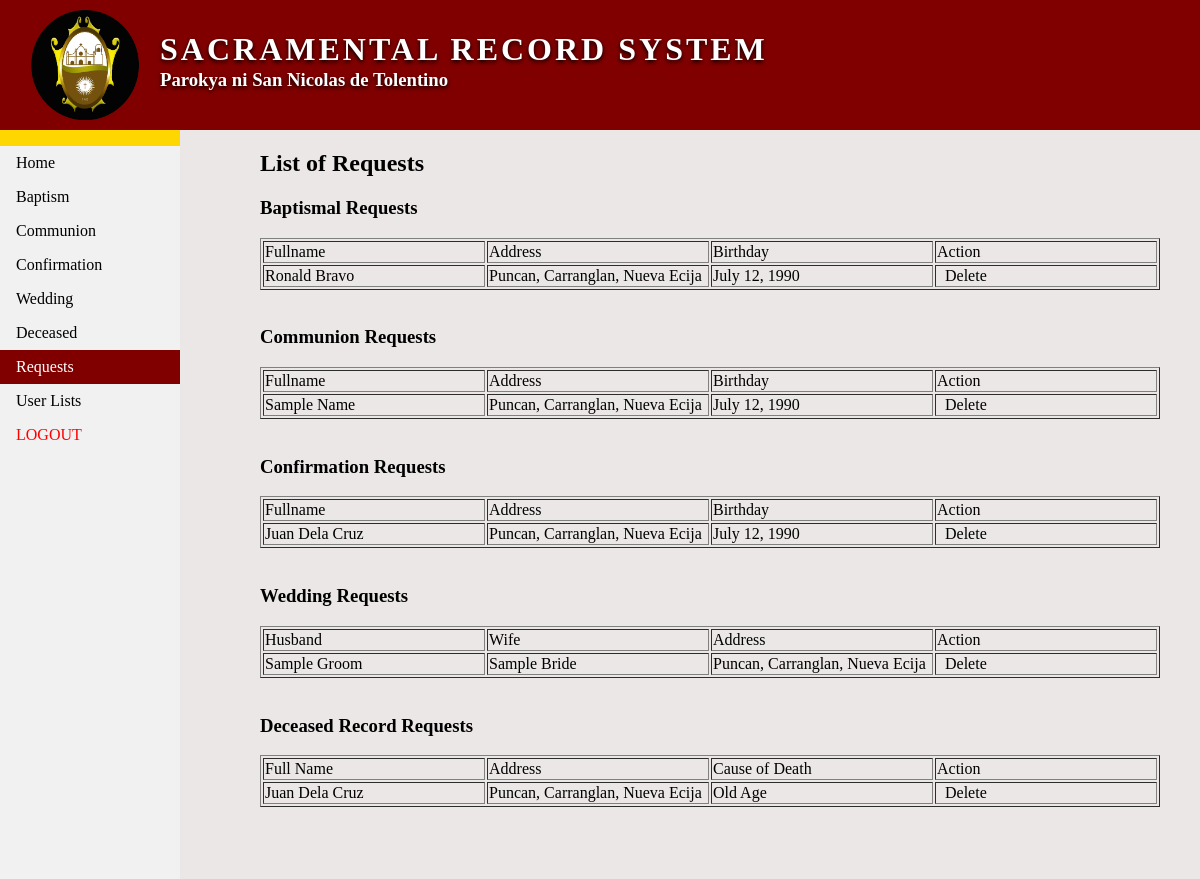
Page /requests.php (signed in) on the committed database.
### tables this page shows
CREATE TABLE IF NOT EXISTS `baprequest_tbl` (
`id` int(11) NOT NULL,
  `fullname` varchar(255) NOT NULL,
  `address` varchar(255) NOT NULL,
  `birthday` varchar(255) NOT NULL
);

CREATE TABLE IF NOT EXISTS `comrequest_tbl` (
`id` int(11) NOT NULL,
  `fullname` varchar(255) NOT NULL,
  `address` varchar(255) NOT NULL,
  `birthday` varchar(255) NOT NULL
);

CREATE TABLE IF NOT EXISTS `conrequest_tbl` (
`id` int(11) NOT NULL,
  `fullname` varchar(255) NOT NULL,
  `address` varchar(255) NOT NULL,
  `birthday` varchar(255) NOT NULL
);

CREATE TABLE IF NOT EXISTS `wedrequest_tbl` (
`id` int(11) NOT NULL,
  `groom` varchar(255) NOT NULL,
  `bride` varchar(255) NOT NULL,
  `address` varchar(255) NOT NULL
);

CREATE TABLE IF NOT EXISTS `decrequest_tbl` (
`id` int(11) NOT NULL,
  `fullname` varchar(255) NOT NULL,
  `address` varchar(255) NOT NULL,
  `caused` varchar(255) NOT NULL
);

### requests.php (the view, shortened to what this page needs)
<!DOCTYPE html>
<html>
<head>
	<link rel="stylesheet" type="text/css" href="css/style.css">
</head>
<body>
	<div class="header">
		<img src="images/logo.png">
		<h1>Sacramental Record System</h1>
		<h3>Parokya ni San Nicolas de Tolentino</h3>
	</div>
	<ul>
		<li><a href="#" class="nav-menu" style="background-color: gold;"></a></li>
		<li><a href="home.php" class="nav-menu">Home</a></li>
		<li><a href="baptism.php" class="nav-menu">Baptism</a></li>
		<li><a href="communion.php" class="nav-menu">Communion</a></li>
		<li><a href="confirmation.php" class="nav-menu">Confirmation</a></li>
		<li><a href="wedding.php" class="nav-menu">Wedding</a></li>
		<li><a href="deceased.php" class="nav-menu">Deceased</a></li>
		<li><a href="requests.php" class="nav-menu active">Requests</a></li>
		<li><a href="user.php" class="nav-menu">User Lists</a></li>
		<li><a href="logout.php" class="nav-menu" style="color: red">LOGOUT</a></li>
	</ul>
	<h2 style="margin-left: 260px;">List of Requests</h2>
	<h3 style="margin-left: 260px;">Baptismal Requests</h3>
		<?php
			include 'connection.php';
			$result = mysqli_query($con,"SELECT * FROM baprequest_tbl");
			echo "<table style='margin-left: 260px; width: 75%;' border='1'>
					<tr>
						<td>Fullname</td>
						<td>Address</td>
						<td>Birthday</td>
						<td>Action</td>
					</tr>";
			while ($row = mysqli_fetch_array($result)) {
				echo "<tr>";
				echo "<td>" . $row['fullname'] . "</td>";
				echo "<td>" . $row['address'] . "</td>";
				echo "<td>" . $row['birthday'] . "</td>";
				echo "<td><a style='text-decoration: none; color: black;' href='baprequestdelete.php?id=".$row['id']."'>&nbsp;&nbsp;Delete&nbsp;&nbsp;</a></td>";
				echo "</tr>";
			}
				echo "</table>";
		?>
		<br>
		<h3 style="margin-left: 260px;">Communion Requests</h3>
		<?php
			include 'connection.php';
			$result = mysqli_query($con,"SELECT * FROM comrequest_tbl");
			echo "<table style='margin-left: 260px; width: 75%;' border='1'>
					<tr>
						<td>Fullname</td>
						<td>Address</td>
						<td>Birthday</td>
						<td>Action</td>
					</tr>";
			while ($row = mysqli_fetch_array($result)) {
				echo "<tr>";
				echo "<td>" . $row['fullname'] . "</td>";
				echo "<td>" . $row['address'] . "</td>";
				echo "<td>" . $row['birthday'] . "</td>";
				echo "<td><a style='text-decoration: none; color: black;' href='comrequestdelete.php?id=".$row['id']."'>&nbsp;&nbsp;Delete&nbsp;&nbsp;</a></td>";
				echo "</tr>";
			}
				echo "</table>";
		?>
		<br>
		<h3 style="margin-left: 260px;">Confirmation Requests</h3>
		<?php
			include 'connection.php';
			$result = mysqli_query($con,"SELECT * FROM conrequest_tbl");
			echo "<table style='margin-left: 260px; width: 75%;' border='1'>
					<tr>
						<td>Fullname</td>
						<td>Address</td>
						<td>Birthday</td>
						<td>Action</td>
					</tr>";
			while ($row = mysqli_fetch_array($result)) {
				echo "<tr>";
				echo "<td>" . $row['fullname'] . "</td>";
				echo "<td>" . $row['address'] . "</td>";
				echo "<td>" . $row['birthday'] . "</td>";
				echo "<td><a style='text-decoration: none; color: black;' href='conrequestdelete.php?id=".$row['id']."'>&nbsp;&nbsp;Delete&nbsp;&nbsp;</a></td>";
				echo "</tr>";
			}
				echo "</table>";
		?>
		<br>
		<h3 style="margin-left: 260px;">Wedding Requests</h3>
		<?php
			include 'connection.php';
			$result = mysqli_query($con,"SELECT * FROM wedrequest_tbl");
			echo "<table style='margin-left: 260px; width: 75%;' border='1'>
					<tr>
						<td>Husband</td>
						<td>Wife</td>
						<td>Address</td>
						<td>Action</td>
					</tr>";
			while ($row = mysqli_fetch_array($result)) {
				echo "<tr>";
				echo "<td>" . $row['groom'] . "</td>";
				echo "<td>" . $row['bride'] . "</td>";
				echo "<td>" . $row['address'] . "</td>";
				echo "<td><a style='text-decoration: none; color: black;' href='wedrequestdelete.php?id=".$row['id']."'>&nbsp;&nbsp;Delete&nbsp;&nbsp;</a></td>";
				echo "</tr>";
			}
				echo "</table>";
		?>
		<br>
		<h3 style="margin-left: 260px;">Deceased Record Requests</h3>
		<?php
			include 'connection.php';
			$result = mysqli_query($con,"SELECT * FROM decrequest_tbl");
			echo "<table style='margin-left: 260px; width: 75%;' border='1'>
					<tr>
						<td>Full Name</td>
						<td>Address</td>
						<td>Cause of Death</td>
						<td>Action</td>
					</tr>";
			while ($row = mysqli_fetch_array($result)) {
				echo "<tr>";
				echo "<td>" . $row['fullname'] . "</td>";
				echo "<td>" . $row['address'] . "</td>";
				echo "<td>" . $row['caused'] . "</td>";
				echo "<td><a style='text-decoration: none; color: black;' href='decrequestdelete.php?id=".$row['id']."'>&nbsp;&nbsp;Delete&nbsp;&nbsp;</a></td>";
				echo "</tr>";
			}
				echo "</table>";
		?>
		<br><br><br><br>
</body>
</html>

### css/style.css (style rules this page uses)
body { padding: 0; margin: 0; background-color: #EAE7E6; }
.header { width: 100%; height: 130px; background-color: maroon; }
.header img { width: 110px; margin: 10px 30px; }
.header h1 { position: absolute; top: 10px; left: 160px; letter-spacing: 3px; font-family: century gothic; color: white; text-transform: uppercase; text-shadow: 0px 2px 4px black; margin-bottom: 0px; }
.header h3 { position: absolute; top: 50px; left: 160px; font-family: century gothic; color: white; text-shadow: 0px 2px 4px black; }
ul { list-style-type: none; margin: 0; padding: 0; width: 15%; background-color: #f1f1f1; height: 100%; position: fixed; overflow: auto; }
li { display: block; color: #000; text-decoration: none; }
.nav-menu { display: block; color: #000; padding: 8px 16px; text-decoration: none; font-family: century gothic; }
.active { background-color: maroon; color: white; }
table { margin-top: 3px; width: 85%; margin-left: 16%; position: relative; }
td { width: 14%; }

### rows in the picture
baprequest_tbl: fullname "Ronald Bravo", address "Puncan, Carranglan, Nueva Ecija", birthday "July 12, 1990"
comrequest_tbl: fullname "Sample Name", address "Puncan, Carranglan, Nueva Ecija", birthday "July 12, 1990"
conrequest_tbl: fullname "Juan Dela Cruz", address "Puncan, Carranglan, Nueva Ecija", birthday "July 12, 1990"
wedrequest_tbl: groom "Sample Groom", bride "Sample Bride", address "Puncan, Carranglan, Nueva Ecija"
decrequest_tbl: fullname "Juan Dela Cruz", address "Puncan, Carranglan, Nueva Ecija", caused "Old Age"
